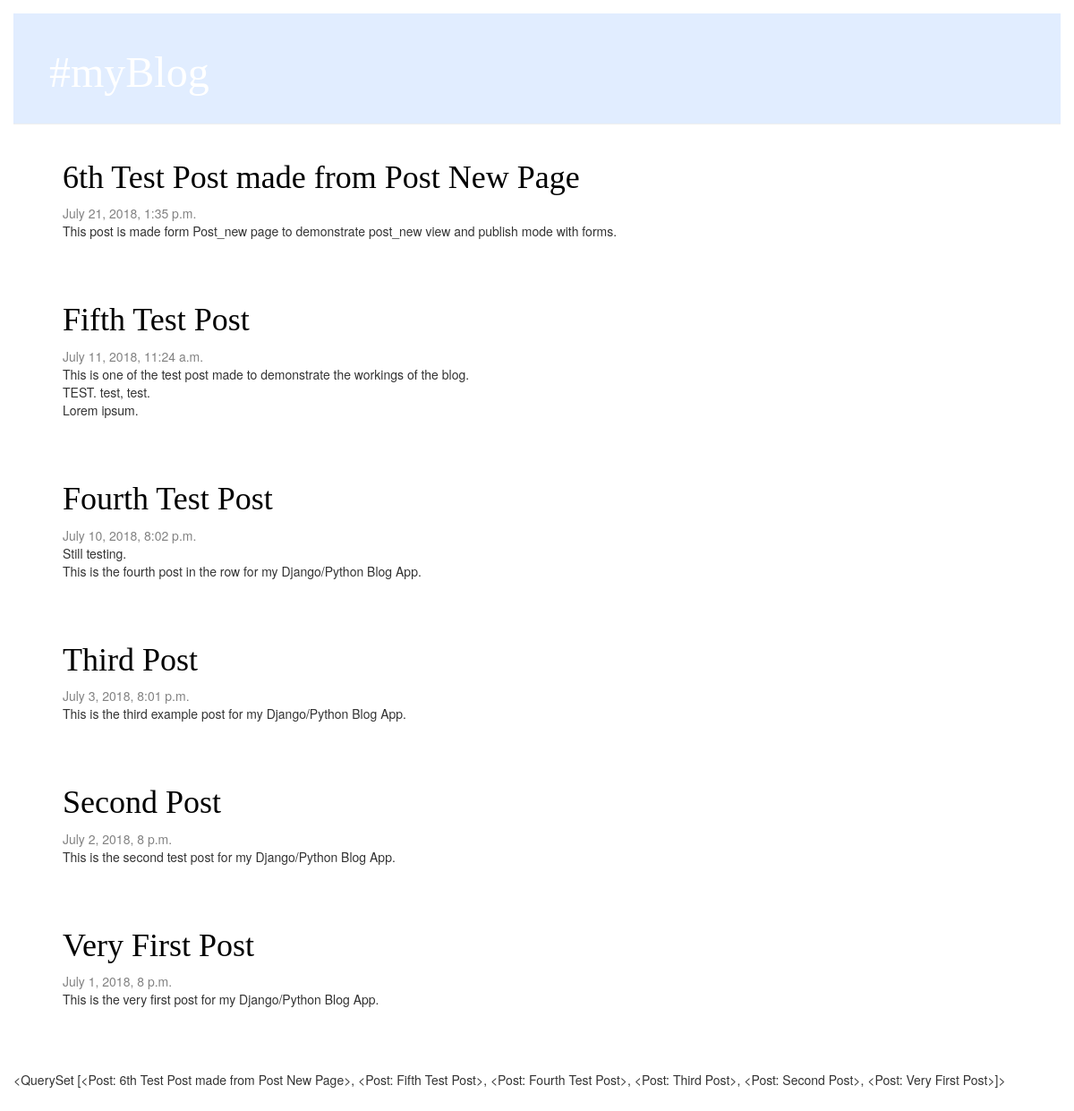
The page / on the database its author committed.
### blog/models.py (models this page shows, shortened)
class Post(models.Model):
    author  =   models.ForeignKey('auth.User', on_delete=models.CASCADE)
    title   =   models.CharField(max_length=200)
    text    =   models.TextField()
    created_date    =   models.DateTimeField(default=timezone.now)
    published_date   =   models.DateTimeField(blank=True, null=True)
    def __str__(self):
        return self.title

### blog/views.py (the view)
# urls.py: path('', views.post_list, name='post_list'),
def post_list(request):
    posts = Post.objects.filter(published_date__lte=timezone.now()).order_by('-published_date')
    return render(request,'blog/post_list.html',{'postss': posts})

### templates/blog/post_list.html
{% extends 'blog/base.html' %}
{% block contents %}
    {% for post in postss %}
        <div class="post">
            <h1><a href="{% url 'post_detail' pk=post.pk %}">{{ post.title }}</a></h1>
            <div class="date"> {{ post.published_date }} </div>
            <p>{{ post.text|linebreaksbr }}</p>
        </div>
    {% endfor %}
{% endblock %}

### templates/blog/base.html (shortened to what this page needs)
{% load static %}
<!DOCTYPE html>
<html>
<head>
    <link rel="stylesheet" href="//maxcdn.bootstrapcdn.com/bootstrap/3.2.0/css/bootstrap.min.css">
    <link rel="stylesheet" href="//maxcdn.bootstrapcdn.com/bootstrap/3.2.0/css/bootstrap-theme.min.css">
    <link rel="stylesheet" href="{% static 'css/blog.css' %}">
</head>
<body>
<div class="page-header">
    <h1><a href="/">#myBlog</a></h1>
</div>
<div class="content container">
    <div class="row">
        <div class="col-md-8">
            {% block contents %}
            {% endblock %}
        </div>
    </div>
</div>
<p> {{ postss }} </p>
</body>
</html>

### blog/static/css/blog.css (style rules this page uses)
h1 a { color: #5ba7ca; font-family: 'Lobster'; }
body { padding: 15px; }
.page-header { background-color: #e1edff; margin-top: 0; padding: 20px 20px 20px 40px; }
.page-header h1, .page-header h1 a, .page-header h1 a:visited, .page-header h1 a:active { color: #ffffff; font-size: 36pt; text-decoration: none; }
.content { margin-left: 40px; }
h1, h2, h3, h4 { font-family: 'Lobster', cursive; }
.date { color: #828282; }
.post { margin-bottom: 70px; }
.post h1 a, .post h1 a:visited { color: #000000; }

### rows shown on the page
Post: title "6th Test Post made from Post New Page", published_date "July 21, 2018, 1:35 p.m.", text "This post is made form Post_new page to demonstrate post_new view and publish mode with forms.", title.title "<QuerySet [<Post: 6th Test Post made from Post New Page>, <Post: Fifth Test Post>, <Post: Fourth Test Post>, <Post: Third Post>, <Post: Second Post>, <Post: Very First Post>]>"
Post: title "Fifth Test Post", published_date "July 11, 2018, 11:24 a.m.", text "This is one of the test post made to demonstrate the workings of the blog. TEST. test, test. Lorem ipsum."
Post: title "Fourth Test Post", published_date "July 10, 2018, 8:02 p.m.", text "Still testing. This is the fourth post in the row for my Django/Python Blog App."
Post: title "Third Post", published_date "July 3, 2018, 8:01 p.m.", text "This is the third example post for my Django/Python Blog App."
Post: title "Second Post", published_date "July 2, 2018, 8 p.m.", text "This is the second test post for my Django/Python Blog App."
Post: title "Very First Post", published_date "July 1, 2018, 8 p.m.", text "This is the very first post for my Django/Python Blog App."
